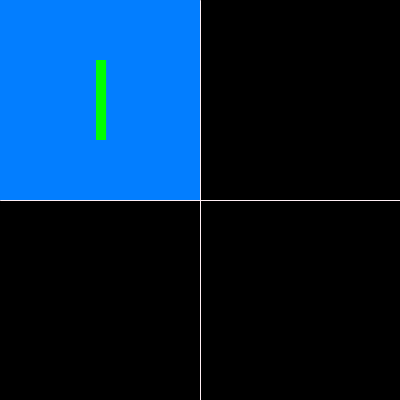
Frame 1 (no input)
Frame 60 (the mouse pressed at the canvas centre just before this capture): identical to frame 1, image omitted
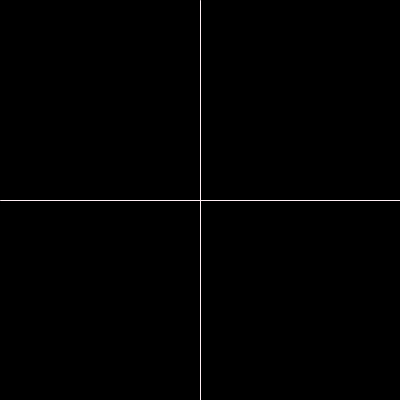
Frame 120 (the mouse held since frame 60 and released just before this capture)

The Processing sketch that drew these frames (run headless with seeded random() and noise(); from frame 60 on, the mouse is pressed at the canvas centre):

// Processing sketch: processing_185975
// ── processing_185975.pde

int halfofWidth = 400 / 2;
void setup() {
  size(400, 400);
  
}
void draw() {
  background(0, 0, 0);
  
  //dividing lines
  stroke(255, 240, 245);
  strokeWeight(1);
  line(halfofWidth, 0, halfofWidth, height);
  line( 0, height/2, width, height/2);
    
  //if the mouse is in the top left quadrant
  if (mouseX < halfofWidth) {
    if (mouseY < height/2) { 
      fill(3,126,255);
      noStroke();
      rect(0, 0 , 200 , 200);  //draw a rectangle
      fill(0, 255, 0);
      textSize(122); // display Text
      text("I", 85, 140); 
  }
  }
    //if the mouse is in the top right quadrant
  if (mouseX > halfofWidth) {
    if (mouseY < height/2) { 
      fill(255, 246, 70);
      noStroke();
      rect(200, 0 , 200 , 200);  //draw a rectangle
      fill(225, 0, 0);
      beginShape(); // heart shape
curveVertex(300, 140);
curveVertex(300, 140);
curveVertex(250, 70);
curveVertex(270, 50);
curveVertex(300, 80);
curveVertex(330, 50);
curveVertex(350, 70);
curveVertex(300, 140);
curveVertex(300, 140);
endShape(CLOSE);

    }
  }
    //if the mouse is in the bottom left quadrant
  if (mouseX < halfofWidth) {
    if (mouseY > height/2) { 
      fill(255,3,222);
      noStroke();
      rect(0, 200 , 200 , 200);  //draw a rectangle
      fill(250, 255, 3);
      textSize(100); // display Text
      text("CO", 30, 335); 
}
  }
    //if the mouse is in the bottom right quadrant
  if (mouseX > halfofWidth) {
    if (mouseY > height/2) { 
      fill(0,225,0);
      noStroke();
      rect(200, 200 , 200 , 200);  //draw a rectangle
      fill(0, 0, 225);
      textSize(100); // display Text
      text("DE", 235, 335); 
}
  }
  }
